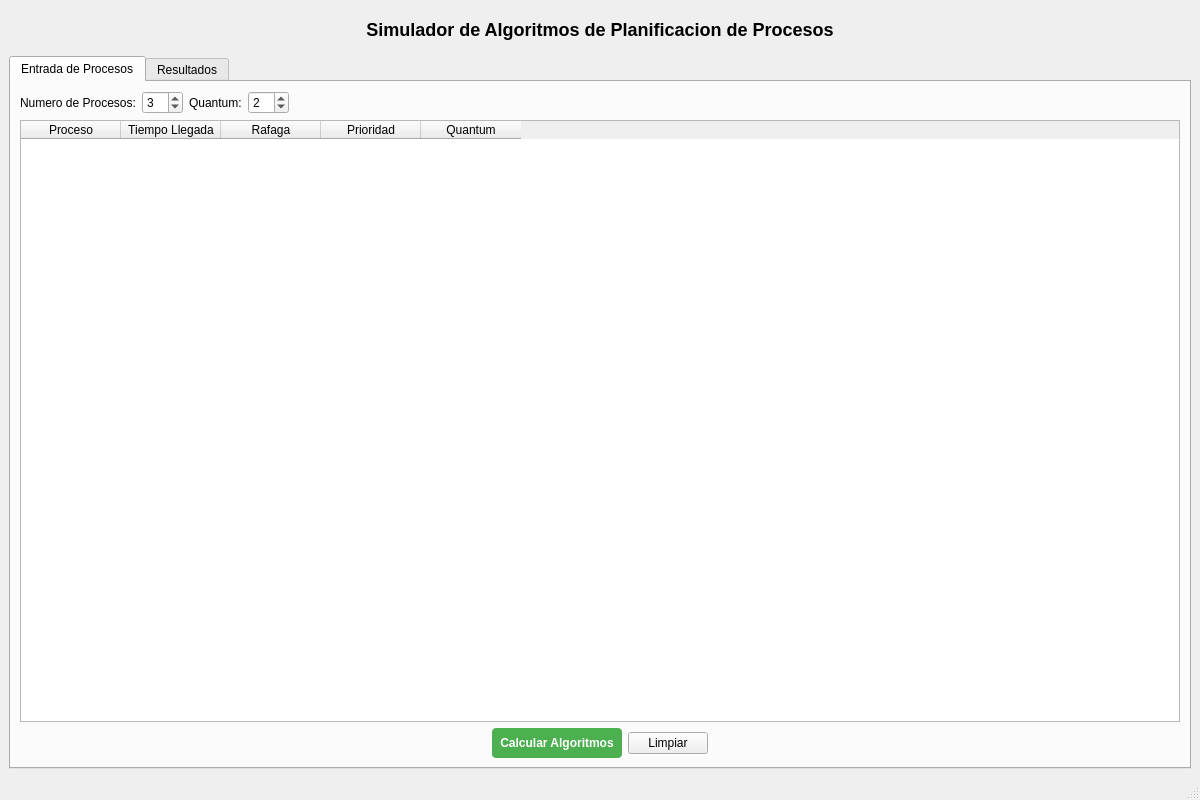
<?xml version="1.0" encoding="UTF-8"?>
<ui version="4.0">
 <class>MainWindow</class>
 <widget class="QMainWindow" name="MainWindow">
  <property name="geometry">
   <rect>
    <x>0</x>
    <y>0</y>
    <width>1200</width>
    <height>800</height>
   </rect>
  </property>
  <property name="windowTitle">
   <string>Simulador de Algoritmos de Planificacion</string>
  </property>
  <widget class="QWidget" name="centralwidget">
   <layout class="QVBoxLayout" name="verticalLayout_main">
    <item>
     <widget class="QLabel" name="titleLabel">
      <property name="text">
       <string>Simulador de Algoritmos de Planificacion de Procesos</string>
      </property>
      <property name="alignment">
       <set>Qt::AlignCenter</set>
      </property>
      <property name="styleSheet">
       <string>font-size: 18px; font-weight: bold; margin: 10px;</string>
      </property>
     </widget>
    </item>
    <item>
     <widget class="QTabWidget" name="tabWidget">
      <property name="currentIndex">
       <number>0</number>
      </property>
      <widget class="QWidget" name="inputTab">
       <attribute name="title">
        <string>Entrada de Procesos</string>
       </attribute>
       <layout class="QVBoxLayout" name="verticalLayout_input">
        <item>
         <layout class="QHBoxLayout" name="horizontalLayout_controls">
          <item>
           <widget class="QLabel" name="processCountLabel">
            <property name="text">
             <string>Numero de Procesos:</string>
            </property>
           </widget>
          </item>
          <item>
           <widget class="QSpinBox" name="processCountSpinBox">
            <property name="minimum">
             <number>1</number>
            </property>
            <property name="maximum">
             <number>20</number>
            </property>
            <property name="value">
             <number>3</number>
            </property>
           </widget>
          </item>
          <item>
           <widget class="QLabel" name="quantumLabel">
            <property name="text">
             <string>Quantum:</string>
            </property>
           </widget>
          </item>
          <item>
           <widget class="QSpinBox" name="quantumSpinBox">
            <property name="minimum">
             <number>1</number>
            </property>
            <property name="maximum">
             <number>20</number>
            </property>
            <property name="value">
             <number>2</number>
            </property>
           </widget>
          </item>
          <item>
           <spacer name="horizontalSpacer">
            <property name="orientation">
             <enum>Qt::Horizontal</enum>
            </property>
            <property name="sizeHint" stdset="0">
             <size>
              <width>40</width>
              <height>20</height>
             </size>
            </property>
           </spacer>
          </item>
         </layout>
        </item>
        <item>
         <widget class="QTableWidget" name="processTable">
          <property name="alternatingRowColors">
           <bool>true</bool>
          </property>
          <column>
           <property name="text">
            <string>Proceso</string>
           </property>
          </column>
          <column>
           <property name="text">
            <string>Tiempo Llegada</string>
           </property>
          </column>
          <column>
           <property name="text">
            <string>Rafaga</string>
           </property>
          </column>
          <column>
           <property name="text">
            <string>Prioridad</string>
           </property>
          </column>
          <column>
           <property name="text">
            <string>Quantum</string>
           </property>
          </column>
         </widget>
        </item>
        <item>
         <layout class="QHBoxLayout" name="horizontalLayout_buttons">
          <item>
           <spacer name="horizontalSpacer_2">
            <property name="orientation">
             <enum>Qt::Horizontal</enum>
            </property>
            <property name="sizeHint" stdset="0">
             <size>
              <width>40</width>
              <height>20</height>
             </size>
            </property>
           </spacer>
          </item>
          <item>
           <widget class="QPushButton" name="calculateButton">
            <property name="text">
             <string>Calcular Algoritmos</string>
            </property>
            <property name="styleSheet">
             <string>QPushButton { background-color: #4CAF50; color: white; font-weight: bold; padding: 8px; border-radius: 4px; }</string>
            </property>
           </widget>
          </item>
          <item>
           <widget class="QPushButton" name="clearButton">
            <property name="text">
             <string>Limpiar</string>
            </property>
           </widget>
          </item>
          <item>
           <spacer name="horizontalSpacer_3">
            <property name="orientation">
             <enum>Qt::Horizontal</enum>
            </property>
            <property name="sizeHint" stdset="0">
             <size>
              <width>40</width>
              <height>20</height>
             </size>
            </property>
           </spacer>
          </item>
         </layout>
        </item>
       </layout>
      </widget>
      <widget class="QWidget" name="resultsTab">
       <attribute name="title">
        <string>Resultados</string>
       </attribute>
       <layout class="QVBoxLayout" name="verticalLayout_results">
        <item>
         <widget class="QTabWidget" name="algorithmsTabWidget">
          <property name="currentIndex">
           <number>0</number>
          </property>
          <widget class="QWidget" name="fifoTab">
           <attribute name="title">
            <string>FIFO</string>
           </attribute>
           <layout class="QVBoxLayout" name="verticalLayout_fifo">
            <item>
             <widget class="QTableWidget" name="fifoResultsTable">
              <property name="alternatingRowColors">
               <bool>true</bool>
              </property>
              <property name="selectionBehavior">
               <enum>QAbstractItemView::SelectRows</enum>
              </property>
              <column>
               <property name="text">
                <string>Proceso</string>
               </property>
              </column>
              <column>
               <property name="text">
                <string>Llegada</string>
               </property>
              </column>
              <column>
               <property name="text">
                <string>Rafaga</string>
               </property>
              </column>
              <column>
               <property name="text">
                <string>Prioridad</string>
               </property>
              </column>
              <column>
               <property name="text">
                <string>Finalizacion</string>
               </property>
              </column>
              <column>
               <property name="text">
                <string>Espera</string>
               </property>
              </column>
              <column>
               <property name="text">
                <string>Retorno</string>
               </property>
              </column>
             </widget>
            </item>
            <item>
             <widget class="QLabel" name="fifoResultsStats">
              <property name="text">
               <string/>
              </property>
              <property name="styleSheet">
               <string>font-size: 12px; padding: 10px; background-color: #ecf0f1; border-radius: 5px;</string>
              </property>
             </widget>
            </item>
           </layout>
          </widget>
          <widget class="QWidget" name="sjfTab">
           <attribute name="title">
            <string>SJF</string>
           </attribute>
           <layout class="QVBoxLayout" name="verticalLayout_sjf">
            <item>
             <widget class="QTableWidget" name="sjfResultsTable">
              <property name="alternatingRowColors">
               <bool>true</bool>
              </property>
              <property name="selectionBehavior">
               <enum>QAbstractItemView::SelectRows</enum>
              </property>
              <column>
               <property name="text">
                <string>Proceso</string>
               </property>
              </column>
              <column>
               <property name="text">
                <string>Llegada</string>
               </property>
              </column>
              <column>
               <property name="text">
                <string>Rafaga</string>
               </property>
              </column>
              <column>
               <property name="text">
                <string>Prioridad</string>
               </property>
              </column>
              <column>
               <property name="text">
                <string>Finalizacion</string>
               </property>
              </column>
              <column>
               <property name="text">
                <string>Espera</string>
               </property>
              </column>
              <column>
               <property name="text">
                <string>Retorno</string>
               </property>
              </column>
             </widget>
            </item>
            <item>
             <widget class="QLabel" name="sjfResultsStats">
              <property name="text">
               <string/>
              </property>
              <property name="styleSheet">
               <string>font-size: 12px; padding: 10px; background-color: #ecf0f1; border-radius: 5px;</string>
              </property>
             </widget>
            </item>
           </layout>
          </widget>
          <widget class="QWidget" name="priorityTab">
           <attribute name="title">
            <string>Prioridad</string>
           </attribute>
           <layout class="QVBoxLayout" name="verticalLayout_priority">
            <item>
             <widget class="QTableWidget" name="priorityResultsTable">
              <property name="alternatingRowColors">
               <bool>true</bool>
              </property>
              <property name="selectionBehavior">
               <enum>QAbstractItemView::SelectRows</enum>
              </property>
              <column>
               <property name="text">
                <string>Proceso</string>
               </property>
              </column>
              <column>
               <property name="text">
                <string>Llegada</string>
               </property>
              </column>
              <column>
               <property name="text">
                <string>Rafaga</string>
               </property>
              </column>
              <column>
               <property name="text">
                <string>Prioridad</string>
               </property>
              </column>
              <column>
               <property name="text">
                <string>Finalizacion</string>
               </property>
              </column>
              <column>
               <property name="text">
                <string>Espera</string>
               </property>
              </column>
              <column>
               <property name="text">
                <string>Retorno</string>
               </property>
              </column>
             </widget>
            </item>
            <item>
             <widget class="QLabel" name="priorityResultsStats">
              <property name="text">
               <string/>
              </property>
              <property name="styleSheet">
               <string>font-size: 12px; padding: 10px; background-color: #ecf0f1; border-radius: 5px;</string>
              </property>
             </widget>
            </item>
           </layout>
          </widget>
          <widget class="QWidget" name="rrTab">
           <attribute name="title">
            <string>Round Robin</string>
           </attribute>
           <layout class="QVBoxLayout" name="verticalLayout_rr">
            <item>
             <widget class="QTabWidget" name="rrSubTabWidget">
              <property name="currentIndex">
               <number>0</number>
              </property>
              <widget class="QWidget" name="rrFifoTab">
               <attribute name="title">
                <string>RR + FIFO</string>
               </attribute>
               <layout class="QVBoxLayout" name="verticalLayout_rrfifo">
                <item>
                 <widget class="QTableWidget" name="rrFifoResultsTable">
                  <property name="alternatingRowColors">
                   <bool>true</bool>
                  </property>
                  <property name="selectionBehavior">
                   <enum>QAbstractItemView::SelectRows</enum>
                  </property>
                  <column>
                   <property name="text">
                    <string>Proceso</string>
                   </property>
                  </column>
                  <column>
                   <property name="text">
                    <string>Llegada</string>
                   </property>
                  </column>
                  <column>
                   <property name="text">
                    <string>Rafaga</string>
                   </property>
                  </column>
                  <column>
                   <property name="text">
                    <string>Prioridad</string>
                   </property>
                  </column>
                  <column>
                   <property name="text">
                    <string>Finalizacion</string>
                   </property>
                  </column>
                  <column>
                   <property name="text">
                    <string>Espera</string>
                   </property>
                  </column>
                  <column>
                   <property name="text">
                    <string>Retorno</string>
                   </property>
                  </column>
                 </widget>
                </item>
                <item>
                 <widget class="QLabel" name="rrFifoResultsStats">
                  <property name="text">
                   <string/>
                  </property>
                  <property name="styleSheet">
                   <string>font-size: 12px; padding: 10px; background-color: #ecf0f1; border-radius: 5px;</string>
                  </property>
                 </widget>
                </item>
               </layout>
              </widget>
              <widget class="QWidget" name="rrSjfTab">
               <attribute name="title">
                <string>RR + SJF</string>
               </attribute>
               <layout class="QVBoxLayout" name="verticalLayout_rrsjf">
                <item>
                 <widget class="QTableWidget" name="rrSjfResultsTable">
                  <property name="alternatingRowColors">
                   <bool>true</bool>
                  </property>
                  <property name="selectionBehavior">
                   <enum>QAbstractItemView::SelectRows</enum>
                  </property>
                  <column>
                   <property name="text">
                    <string>Proceso</string>
                   </property>
                  </column>
                  <column>
                   <property name="text">
                    <string>Llegada</string>
                   </property>
                  </column>
                  <column>
                   <property name="text">
                    <string>Rafaga</string>
                   </property>
                  </column>
                  <column>
                   <property name="text">
                    <string>Prioridad</string>
                   </property>
                  </column>
                  <column>
                   <property name="text">
                    <string>Finalizacion</string>
                   </property>
                  </column>
                  <column>
                   <property name="text">
                    <string>Espera</string>
                   </property>
                  </column>
                  <column>
                   <property name="text">
                    <string>Retorno</string>
                   </property>
                  </column>
                 </widget>
                </item>
                <item>
                 <widget class="QLabel" name="rrSjfResultsStats">
                  <property name="text">
                   <string/>
                  </property>
                  <property name="styleSheet">
                   <string>font-size: 12px; padding: 10px; background-color: #ecf0f1; border-radius: 5px;</string>
                  </property>
                 </widget>
                </item>
               </layout>
              </widget>
              <widget class="QWidget" name="rrPriorityTab">
               <attribute name="title">
                <string>RR + Prioridad</string>
               </attribute>
               <layout class="QVBoxLayout" name="verticalLayout_rrpriority">
                <item>
                 <widget class="QTableWidget" name="rrPriorityResultsTable">
                  <property name="alternatingRowColors">
                   <bool>true</bool>
                  </property>
                  <property name="selectionBehavior">
                   <enum>QAbstractItemView::SelectRows</enum>
                  </property>
                  <column>
                   <property name="text">
                    <string>Proceso</string>
                   </property>
                  </column>
                  <column>
                   <property name="text">
                    <string>Llegada</string>
                   </property>
                  </column>
                  <column>
                   <property name="text">
                    <string>Rafaga</string>
                   </property>
                  </column>
                  <column>
                   <property name="text">
                    <string>Prioridad</string>
                   </property>
                  </column>
                  <column>
                   <property name="text">
                    <string>Finalizacion</string>
                   </property>
                  </column>
                  <column>
                   <property name="text">
                    <string>Espera</string>
                   </property>
                  </column>
                  <column>
                   <property name="text">
                    <string>Retorno</string>
                   </property>
                  </column>
                 </widget>
                </item>
                <item>
                 <widget class="QLabel" name="rrPriorityResultsStats">
                  <property name="text">
                   <string/>
                  </property>
                  <property name="styleSheet">
                   <string>font-size: 12px; padding: 10px; background-color: #ecf0f1; border-radius: 5px;</string>
                  </property>
                 </widget>
                </item>
               </layout>
              </widget>
             </widget>
            </item>
           </layout>
          </widget>
         </widget>
        </item>
       </layout>
      </widget>
     </widget>
    </item>
   </layout>
  </widget>
  <widget class="QMenuBar" name="menubar">
   <property name="geometry">
    <rect>
     <x>0</x>
     <y>0</y>
     <width>1200</width>
     <height>21</height>
    </rect>
   </property>
  </widget>
  <widget class="QStatusBar" name="statusbar"/>
 </widget>
 <resources/>
 <connections/>
</ui>
